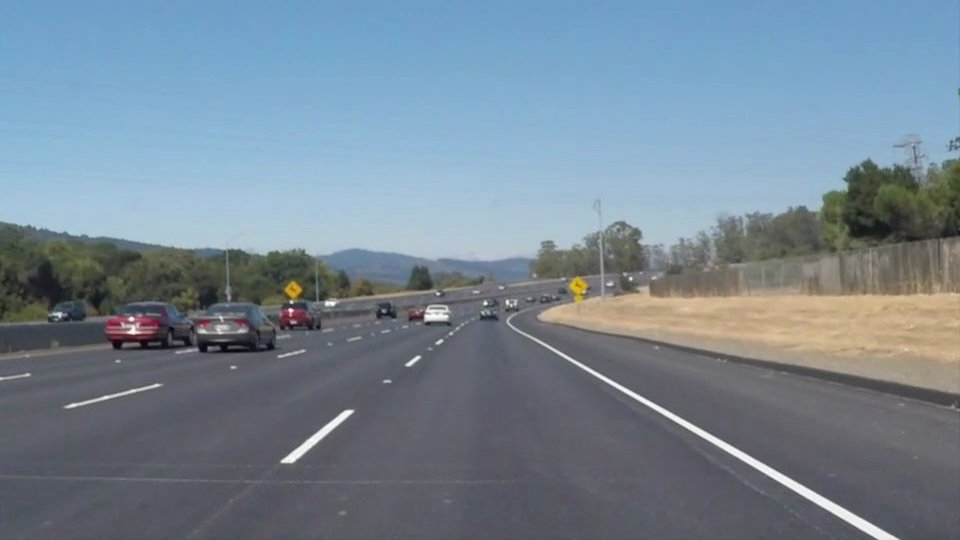
#> input picture P1-Lane Marking/test_images/solidWhiteCurve.jpg, 960 x 540 px, given in place of test3.jpg, which was not available
$ jupyter execute --allow-errors project.ipynb   (shell and % lines are left out)   (older library calls are emulated)
#> lines starting #> are read from the running program, lines starting #| are printed output that depends on the picture; pictures that were not available may be replaced by others from this repository, and a replacement may not be noted
[cell 1]
import glob
import cv2 as cv2
import numpy as np
import matplotlib.pyplot as plt
import random
from sklearn.svm import LinearSVC
from skimage.feature import hog
import matplotlib.image as mpimg
from sklearn.preprocessing import StandardScaler
from scipy.ndimage.measurements import label
from sklearn.model_selection import train_test_split

[cell 2]
#reading image paths with glob
vehicles = glob.glob('./vehicles/*/*.png')

# read images and append to list
vehicle_images=[]
for imagePath in vehicles:
    readImage=cv2.imread(imagePath)
    rgbImage = cv2.cvtColor(readImage, cv2.COLOR_BGR2RGB)
    vehicle_images.append(rgbImage)

not_vehicles = glob.glob('./non-vehicles/*/*.png')


non_vehicle_images=[]
for imagePath in not_vehicles:
    readImage=cv2.imread(imagePath)
    rgbImage = cv2.cvtColor(readImage, cv2.COLOR_BGR2RGB)
    non_vehicle_images.append(rgbImage)


print("No of Vehicle Images Loaded -"+ str(len(vehicles)))
print("No of Non-Vehicle Images Loaded -"+ str(len(not_vehicles)))

[cell 3]
# [13 lines left out: functions ExtractColorHistogram, FindBinCenter, not called in this run]

def ExtractColorFeatures(zero_channel, first_channel, second_channel):
    return np.concatenate((zero_channel[0], first_channel[0], second_channel[0]))

def SpatialBinningFeatures(image,size):
    image= cv2.resize(image,size)
    return image.ravel()

#> (the rest of this cell did not finish here and is left out)

[cell 4]
def GetFeaturesFromHog(image,orient,cellsPerBlock,pixelsPerCell, visualise= False, feature_vector_flag=True):

    if(visualise==True):

        hog_features, hog_image = hog(image, orientations=orient,
                          pixels_per_cell=(pixelsPerCell, pixelsPerCell),
                          cells_per_block=(cellsPerBlock, cellsPerBlock),
                          visualise=True, feature_vector=feature_vector_flag)
        return hog_features, hog_image

    else:
        hog_features = hog(image, orientations=orient,
                          pixels_per_cell=(pixelsPerCell, pixelsPerCell),
                          cells_per_block=(cellsPerBlock, cellsPerBlock),
                          visualise=False, feature_vector=feature_vector_flag)
        return hog_features

[cell 5]
def ConvertImageColorspace(image, colorspace):
    return cv2.cvtColor(image, colorspace)

def ExtractFeatures(images,orientation,cellsPerBlock,pixelsPerCell, convertColorspace=False):
#> called with orientation = 9, cellsPerBlock = 2, pixelsPerCell = 16, convertColorspace = True
    featureList=[]
    imageList=[]
    for image in images:
        if(convertColorspace==True):
            image= cv2.cvtColor(image, cv2.COLOR_RGB2YUV)
        local_features_1=GetFeaturesFromHog(image[:,:,0],orientation,cellsPerBlock,pixelsPerCell, False, True)
        local_features_2=GetFeaturesFromHog(image[:,:,1],orientation,cellsPerBlock,pixelsPerCell, False, True)
        local_features_3=GetFeaturesFromHog(image[:,:,2],orientation,cellsPerBlock,pixelsPerCell, False, True)
        x=np.hstack((local_features_1,local_features_2,local_features_3))
        featureList.append(x)
    return featureList

[cell 6]
orientations=9
cellsPerBlock=2
pixelsPerBlock=16
convertColorSpace=True
vehicle_features= ExtractFeatures(vehicle_images,orientations,cellsPerBlock,pixelsPerBlock, convertColorSpace)
nonvehicle_features= ExtractFeatures(non_vehicle_images,orientations,cellsPerBlock,pixelsPerBlock, convertColorSpace)

[cell 7]
features_list= np.vstack([vehicle_features, nonvehicle_features])
print("Shape of features list is ", features_list.shape)

label_list= np.concatenate([np.ones(len(vehicle_features)), np.zeros(len(nonvehicle_features))])
print("Shape of label list is ", label_list.shape)

#> (a cell that did not finish here is left out)

[cell 9]
classifier1= LinearSVC()
#> (the rest of this cell did not finish here and is left out)

[cell 10]
def draw_boxes(img, bboxes, color=(0, 0, 255), thick=6):

    imcopy = np.copy(img)

    for bbox in bboxes:
        r=random.randint(0,255)

        g=random.randint(0,255)

        b=random.randint(0,255)

        color=(r, g, b)
        cv2.rectangle(imcopy, bbox[0], bbox[1], color, thick)

    return imcopy

[cell 11]
def slide_window(img, x_start_stop=[None, None], y_start_stop=[None, None],
                    xy_window=(64, 64), xy_overlap=(0.9, 0.9)):

    if x_start_stop[0] == None:
        x_start_stop[0]=0
    if x_start_stop[1] == None:
        x_start_stop[1]=img.shape[1]
    if y_start_stop[0] ==  None:
        y_start_stop[0]= 0
    if y_start_stop[1] ==  None:
        y_start_stop[1]=img.shape[0]


    window_list = []

    image_width_x= x_start_stop[1] - x_start_stop[0]

    image_width_y= y_start_stop[1] - y_start_stop[0]


    windows_x = np.int( 1 + (image_width_x - xy_window[0])/(xy_window[0] * xy_overlap[0]))

    windows_y = np.int( 1 + (image_width_y - xy_window[1])/(xy_window[1] * xy_overlap[1]))


    modified_window_size= xy_window

    for i in range(0,windows_y):

        y_start = y_start_stop[0] + np.int( i * modified_window_size[1] * xy_overlap[1])

        for j in range(0,windows_x):

            x_start = x_start_stop[0] + np.int( j * modified_window_size[0] * xy_overlap[0])

            x1 = np.int( x_start +  modified_window_size[0])

            y1= np.int( y_start + modified_window_size[1])

            window_list.append(((x_start,y_start),(x1,y1)))

    return window_list

[cell 12]
def DrawCars(image,windows, converColorspace=False):
    refinedWindows=[]

    for window in windows:

        start= window[0]
        end= window[1]

        clippedImage=image[start[1]:end[1], start[0]:end[0]]

        if(clippedImage.shape[1] == clippedImage.shape[0] and clippedImage.shape[1]!=0):

            clippedImage=cv2.resize(clippedImage, (64,64))

            f1=ExtractFeatures([clippedImage], 9 , 2 , 16,converColorspace)

            predictedOutput=classifier1.predict([f1[0]])

            if(predictedOutput==1):
                refinedWindows.append(window)

    return refinedWindows

[cell 13]
# [37 lines left out: function DrawCarsOptimised, not called in this run]

[cell 14]
image = mpimg.imread('test_images/test3.jpg')
#> image is the input picture: shape (540, 960, 3); mean R, G, B 118.5, 134.5, 148.1

windows1 = slide_window(image, x_start_stop=[0, 1280], y_start_stop=[400,464],
                    xy_window=(64,64), xy_overlap=(0.15, 0.15))
#> windows1 = 127 items

windows4 = slide_window(image, x_start_stop=[0, 1280], y_start_stop=[400,480],

                    xy_window=(80,80), xy_overlap=(0.2, 0.2))
#> windows4 = 76 items

windows2 = slide_window(image, x_start_stop=[0, 1280], y_start_stop=[400,612],
                    xy_window=(96,96), xy_overlap=(0.3, 0.3))
#> windows2 = 210 items

windows3 = slide_window(image, x_start_stop=[0, 1280], y_start_stop=[400,660],
                    xy_window=(128,128), xy_overlap=(0.5, 0.5))
#> windows3 = 57 items


windows = windows1 + windows2 +  windows3 + windows4
#> windows = 470 items

print("Total No of windows are ",len(windows))
#| Total No of windows are  470

#> (the rest of this cell did not finish here and is left out)

#> the loop in DrawCars, `for window in windows: ` made 1 pass
#> (start, end) on pass 1: ((0, 400), (64, 464))
#> pass 1, in DrawCars, `clippedImage=image[start[1]:end[1], start[0]:end[0]]`:
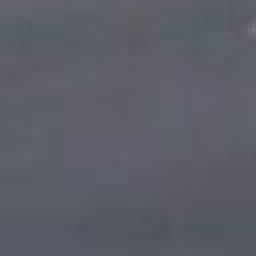
#> clippedImage: shape (64, 64, 3) (shown 4 times larger); mean R, G, B 91.4, 93.3, 102.5
#> after the loop in DrawCars, `for window in windows:`: refinedWindows = []

[cell 15]
f,axes= plt.subplots(2,1, figsize=(30,15))

window_img = draw_boxes(image, windows)
#> the loop in draw_boxes, `for bbox in bboxes:` made 470 passes
#> (bbox, r, g, b) on passes 1 to 3: (((0, 400), (64, 464)), 197, 215, 20), (((9, 400), (73, 464)), 132, 248, 207), (((19, 400), (83, 464)), 155, 244, 183)
#> after the loop in draw_boxes, `for bbox in bboxes:`:
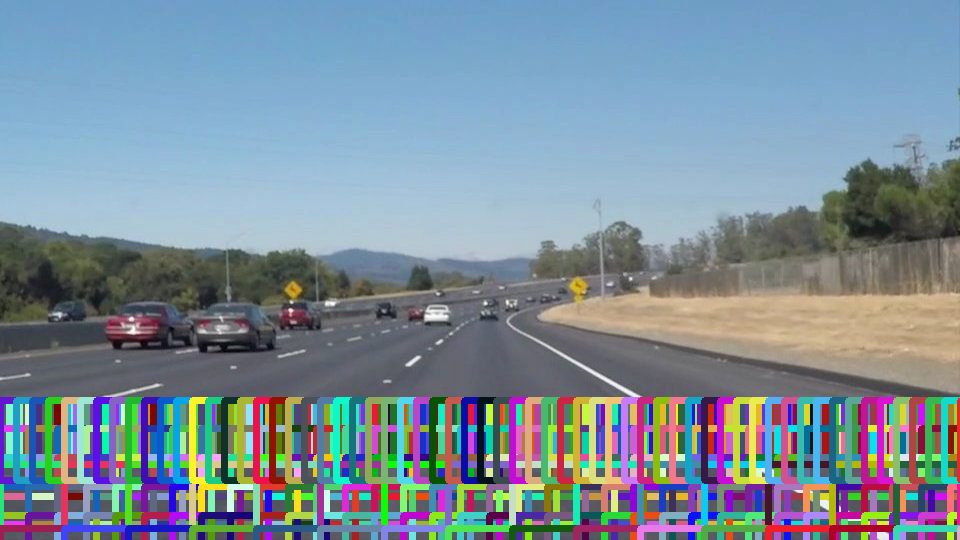
#> imcopy: shape (540, 960, 3); mean R, G, B 124.7, 141.9, 154.1

axes[0].imshow(window_img)
axes[0].set_title("Window Coverage")

#> (the rest of this cell did not finish here and is left out)

[cell 16]
# [8 lines left out: function add_heat, not called in this run]

[cell 17]
# [7 lines left out: function apply_threshold, not called in this run]

[cell 18]
# [15 lines left out: function draw_labeled_bboxes, not called in this run]

[cell 19]
heat = np.zeros_like(image[:,:,0]).astype(np.float)

#> (the rest of this cell did not finish here and is left out)

[cell 20]
class KeepTrack():
    def __init__(self):
        self.refinedWindows = []

    # [5 lines left out: function AddWindows, not called in this run]

[cell 21]
orientation=9
cellsPerBlock=2
pixelsPerCell=16
xy_window=(64, 64)
xy_overlap=(0.15, 0.15) # Window Overlap.
x_start_stop=[0, image.shape[1]]
#> x_start_stop = [0, 960]
y_start_stop=[400, 660]


windows_normal = slide_window(image, x_start_stop, [400,464],
                    xy_window, xy_overlap)
#> windows_normal = 94 items


xy_window_1_25= (80,80)
xy_window_1_25_overlap=(0.2, 0.2)
windows_1_25 = slide_window(image, x_start_stop, [400,480],
                    xy_window_1_25, xy_window_1_25_overlap)
#> windows_1_25 = 56 items


xy_window_1_5= (96,96)
xy_window_1_5_overlap=(0.3, 0.3)
windows_1_5 = slide_window(image, x_start_stop, [400,612],
                    xy_window_1_5, xy_window_1_5_overlap)
#> windows_1_5 = 155 items

xy_window_twice_overlap=(0.5, 0.5)
xy_window_twice = (128,128)
windows_twice = slide_window(image, x_start_stop, [400,660],
                    xy_window_twice, xy_window_twice_overlap)
#> windows_twice = 42 items

windows= windows_normal +  windows_1_5  + windows_twice +windows_1_25
#> windows = 347 items
print("No of Windows are ",len(windows))
#| No of Windows are  347

[cell 22]
# [28 lines left out: function Pipeline, not called in this run]

[cell 23]
# Defining a different pipeline to process the images as we do not want to keep track of previous frames here

def PipelineImage(image):

    refinedWindows=DrawCars(image,windows, True)
    heat = np.zeros_like(image[:,:,0]).astype(np.float)
    heat = add_heat(heat,refinedWindows)

    heatmap = np.clip(heat, 0, 255)
    heatmap = apply_threshold(heat, 4)
    labels = label(heatmap)
    draw_img = draw_labeled_bboxes(np.copy(image), labels)
    return draw_img,heatmap

[cell 24]
test_images= glob.glob("./test_images/*.jpg")

f, axes= plt.subplots(3,3, figsize=(30,40))

#> (the rest of this cell did not finish here and is left out)

$ run again, on P1-Lane Marking/test_images/solidYellowLeft.jpg
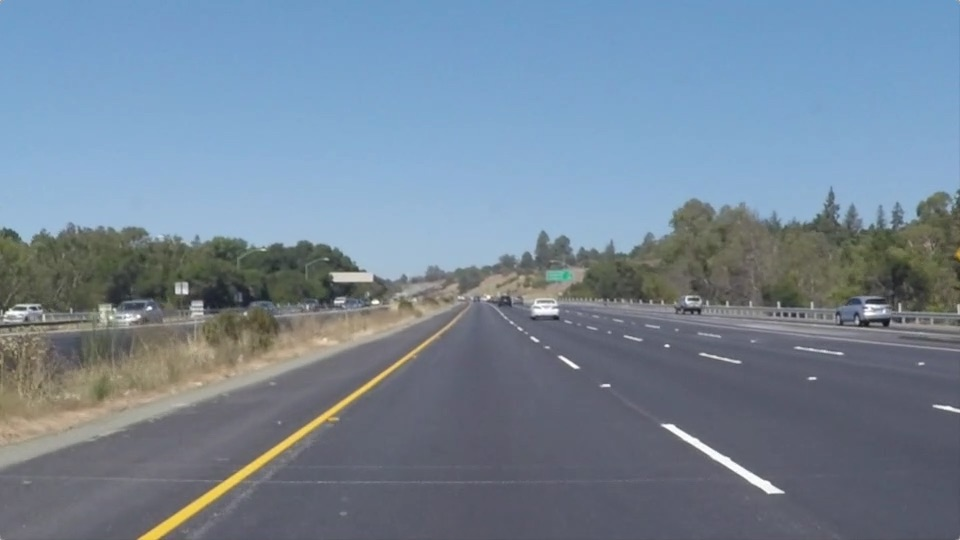
#> input picture P1-Lane Marking/test_images/solidYellowLeft.jpg, 960 x 540 px, given in place of test3.jpg, which was not available
#> image is the input picture: shape (540, 960, 3); mean R, G, B 116.5, 133.6, 150.8
#> windows1 = 127 items
#> windows4 = 76 items
#> windows2 = 210 items
#> windows3 = 57 items
#> `windows = windows1 + windows2 +  windows3 + windows4`: windows = 470 items
#| Total No of windows are  470
#> the loop in DrawCars, `for window in windows: ` made 1 pass
#> (start, end) on pass 1: ((0, 400), (64, 464))
#> after the loop in DrawCars, `for window in windows:`: refinedWindows = []
#> the loop in draw_boxes, `for bbox in bboxes:` made 470 passes
#> (bbox, r, g, b) on passes 1 to 3: (((0, 400), (64, 464)), 197, 215, 20), (((9, 400), (73, 464)), 132, 248, 207), (((19, 400), (83, 464)), 155, 244, 183)
#> after the loop in draw_boxes, `for bbox in bboxes:`:
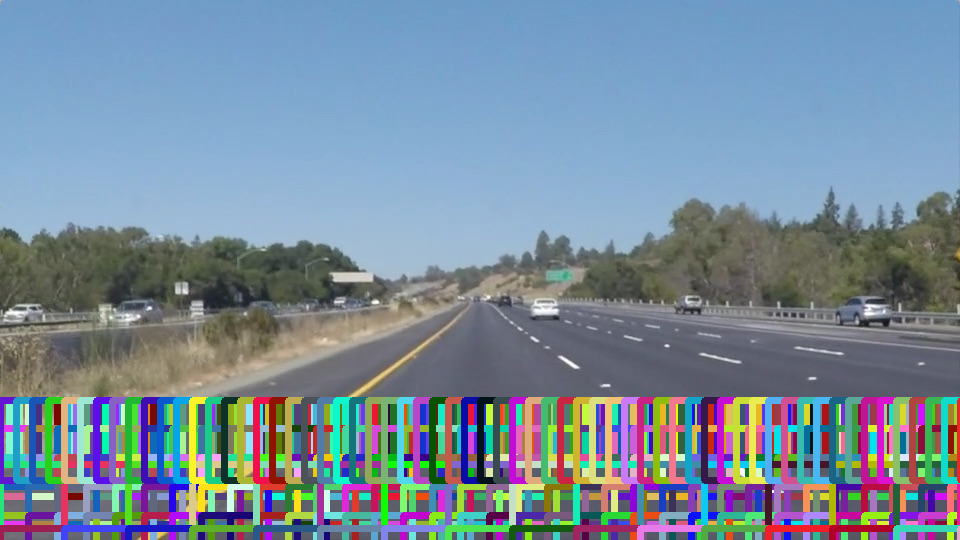
#> imcopy: shape (540, 960, 3); mean R, G, B 120.8, 139.3, 155.3
#> windows_normal = 94 items
#> windows_1_25 = 56 items
#> windows_1_5 = 155 items
#> windows_twice = 42 items
#> `windows= windows_normal +  windows_1_5  + windows_twice +windows_1_25`: windows = 347 items
#| No of Windows are  347
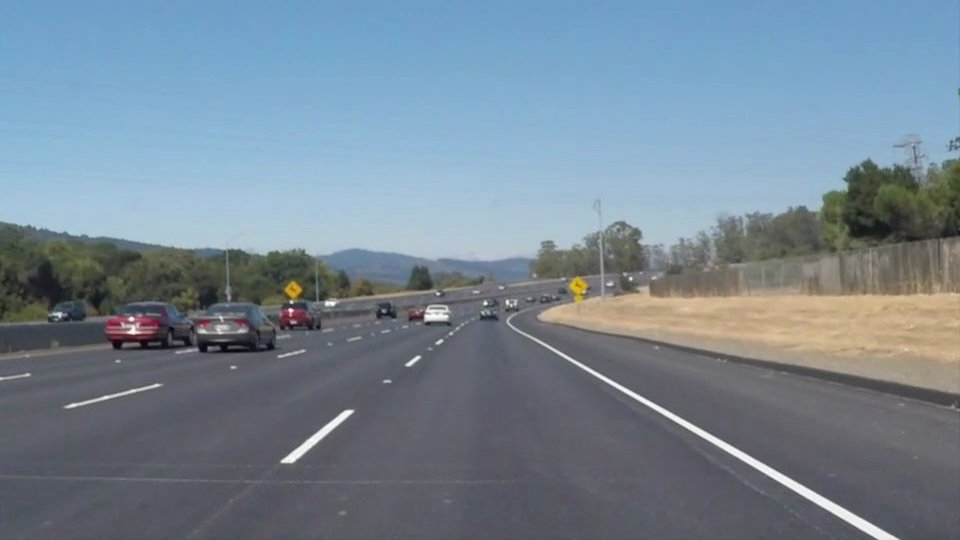
#> input picture P1-Lane Marking/test_images/solidWhiteCurve.jpg, 960 x 540 px
#> image is the input picture: shape (540, 960, 3); mean B, G, R 148.1, 134.5, 118.5

$ run again, on P1-Lane Marking/test_images/whiteCarLaneSwitch.jpg
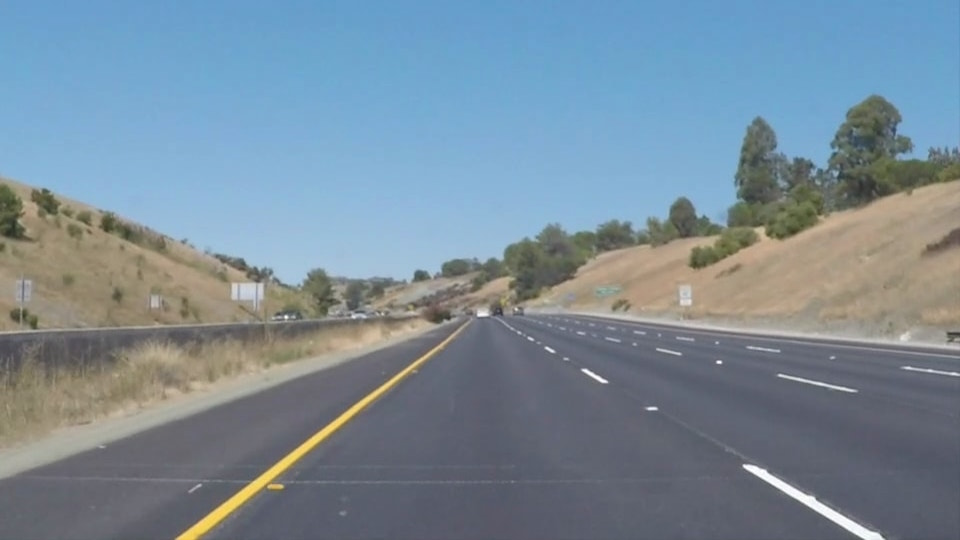
#> input picture P1-Lane Marking/test_images/whiteCarLaneSwitch.jpg, 960 x 540 px, given in place of test3.jpg, which was not available
#> image is the input picture: shape (540, 960, 3); mean R, G, B 121.2, 139.4, 152.9
#> windows1 = 127 items
#> windows4 = 76 items
#> windows2 = 210 items
#> windows3 = 57 items
#> `windows = windows1 + windows2 +  windows3 + windows4`: windows = 470 items
#| Total No of windows are  470
#> the loop in DrawCars, `for window in windows: ` made 1 pass
#> (start, end) on pass 1: ((0, 400), (64, 464))
#> after the loop in DrawCars, `for window in windows:`: refinedWindows = []
#> the loop in draw_boxes, `for bbox in bboxes:` made 470 passes
#> (bbox, r, g, b) on passes 1 to 3: (((0, 400), (64, 464)), 197, 215, 20), (((9, 400), (73, 464)), 132, 248, 207), (((19, 400), (83, 464)), 155, 244, 183)
#> after the loop in draw_boxes, `for bbox in bboxes:`:
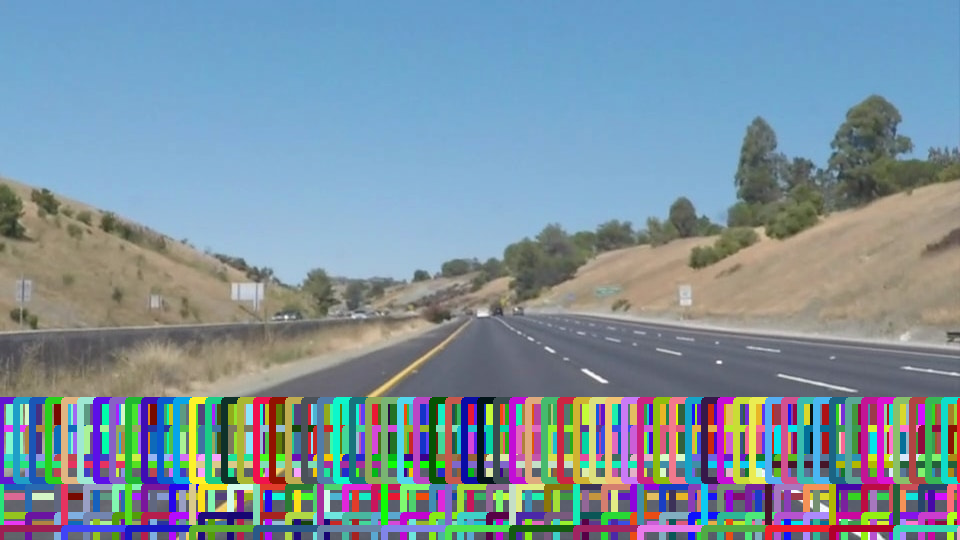
#> imcopy: shape (540, 960, 3); mean R, G, B 125.2, 144.4, 157
#> windows_normal = 94 items
#> windows_1_25 = 56 items
#> windows_1_5 = 155 items
#> windows_twice = 42 items
#> `windows= windows_normal +  windows_1_5  + windows_twice +windows_1_25`: windows = 347 items
#| No of Windows are  347
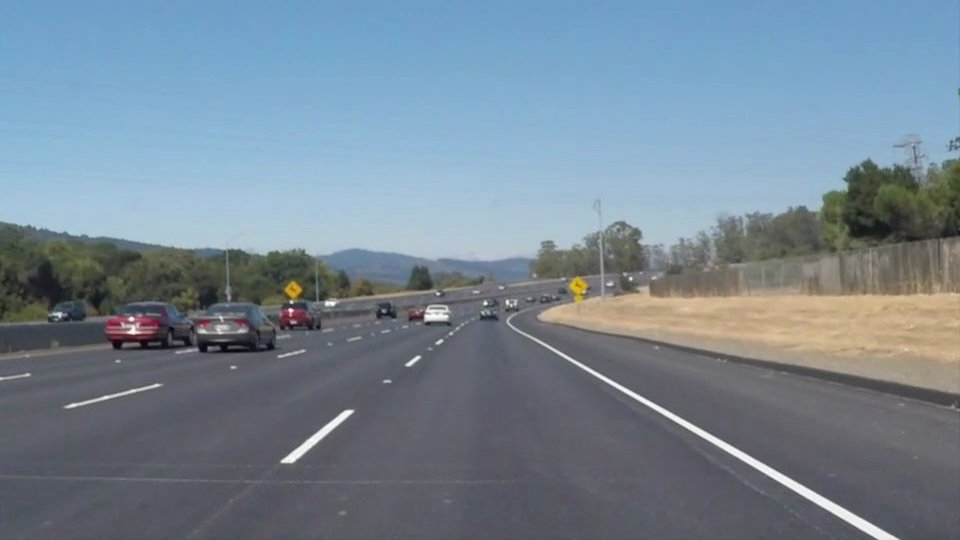
#> input picture P1-Lane Marking/test_images/solidWhiteCurve.jpg, 960 x 540 px
#> image is the input picture: shape (540, 960, 3); mean B, G, R 148.1, 134.5, 118.5
